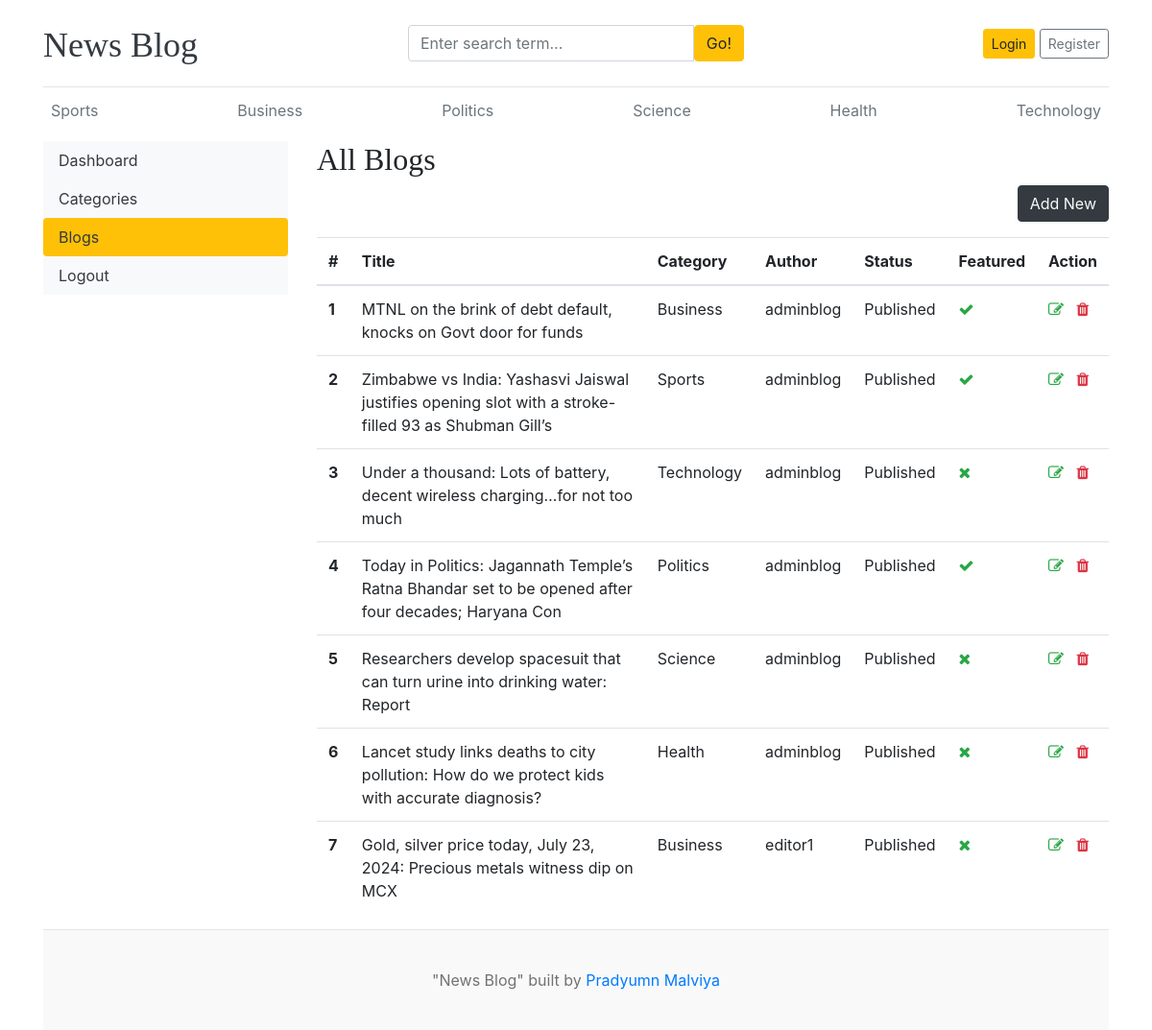
The app's page /dashboard/posts/ with its own data.
### blog_app/models.py (models this page shows, shortened)
class Category(models.Model):
    category_name = models.CharField(max_length=100, unique = True)
    created_at = models.DateTimeField(auto_now_add=True)
    updated_at = models.DateTimeField(auto_now = True)
    class Meta:
        verbose_name_plural = 'categories'
    def __str__(self):
        return self.category_name

class Blog(models.Model):
    title = models.CharField(max_length=100)
    slug = models.SlugField(max_length=100, unique=True, blank=True)
    category = models.ForeignKey(Category, on_delete = models.CASCADE)
    author = models.ForeignKey(User , on_delete = models.CASCADE)
    featured_image = models.ImageField(upload_to='uploads/%Y/%m/%d')
    short_description = models.TextField(max_length=500)
    blog_body = models.TextField(max_length=2000)
    status = models.CharField(choices=STATUS_CHOICES,max_length=10, default=0)
    is_featured = models.BooleanField(default=False)
    created_at = models.DateTimeField(auto_now_add=True)
    updated_at = models.DateTimeField(auto_now = True)

### dashboard/views.py (the view)
# urls.py: path("posts/", views.posts, name = 'posts'),
def posts(request):
    posts = Blog.objects.all()
    context = {
        "posts" : posts,
    }
    return render(request, "Dashboard/posts.html", context)

### blog_app/context_processors.py (called while the page is built)
def get_category(request):
    categories = Category.objects.all()
    return dict(categories = categories)

def get_social_link(request):
    social_link = Social_link.objects.all()
    return dict(social_link = social_link)

### templates/Dashboard/posts.html (shortened to what this page needs)
{% extends 'base.html' %}
{% block content %}
<div class = "row">
{% include 'dashboard/sidebar.html' %}
    <div class = "col-md-9">
        <h2>All Blogs</h2>
        <a href = "{% url 'add_posts' %}" class = "btn btn-dark text-light float-right mb-3">Add New</a>
        <table class="table table-hover">
            <thead>
              <tr>
                <th scope="col">#</th>
                <th scope="col">Title</th>
                <th scope="col">Category</th>
                <th scope="col">Author</th>
                <th scope="col">Status</th>
                <th scope="col">Featured</th>
                <th scope="col">Action</th>
              </tr>
            </thead>
            <tbody>
            {% for post in posts %}
              <tr>
                <th scope="row">{{ forloop.counter }}</th>
                <td>{{ post.title }}</td>
                <td>{{ post.category }}</td>
                <td>{{ post.author }}</td>
                <td>{{ post.status }}</td>
                <td>{%if post.is_featured %}<i class = "fa fa-check text-success"></i>{% else %}<i class = "fa fa-times text-success"></i>{% endif %}</td>
                <td><a href = "{% url 'edit_posts' post.id %}" ><i class = "fa fa-edit text-success"></i></a>
                    <a href = "{% url 'delete_posts' post.id %}" ><i class = "fa fa-trash text-danger"></i></a>
                </td>
              </tr>
              {% endfor %}
            </tbody>
          </table>
    </div>
</div>
{% endblock %}

### templates/base.html (shortened to what this page needs)
{% load static %}
<!DOCTYPE html>
<html lang="en">
<head>
    <link href="https://getbootstrap.com/docs/4.0/dist/css/bootstrap.min.css" rel="stylesheet">
    <link href="{% static 'css/blog.css' %}" rel="stylesheet">
    <link rel="stylesheet" href="https://cdnjs.cloudflare.com/ajax/libs/font-awesome/4.7.0/css/font-awesome.min.css">
  </head>
<body>
    <div class="container">
        <header class="blog-header py-3">
          <div class="row flex-nowrap justify-content-between align-items-center">
            <div class="col-4 pt-1">
              <a class="blog-header-logo text-dark" href="/">News Blog</a>
            </div>
                <div class="col-4">
                    <form action="{% url 'search' %}" method = "GET">
                    <div class="input-group">
                        <input class="form-control" type="text" name = "keyword" value = "{{ keyword }}" placeholder="Enter search term..." aria-label="Enter search term..." aria-describedby="button-search" />
                        <button type = "submit" class="btn btn-warning" id="button-search" type="button">Go!</button>
                    </div>
                    </form>
                </div>
            <div class="col-4 d-flex justify-content-end align-items-center">
              {% if not user.is_authenticated %}
              <a class="btn btn-sm btn-warning" href="{% url 'login' %}">Login</a> &nbsp;
              <a class="btn btn-sm btn-outline-secondary" href="{% url 'register' %}">Register</a>
              {% else %}
              <a class="btn btn-sm btn-warning" href="{% url 'dashboard' %}">Dashboard</a> &nbsp;
              <a class="btn btn-sm btn-warning" href="{% url 'logout' %}">Logout</a> &nbsp;
              {% endif %}
            </div>
          </div>
        </header>
        <div class="nav-scroller py-1 mb-2">
          <nav class="nav d-flex justify-content-between">
            {% for cat in categories %}
            <a class="p-2 text-muted" href="{% url 'posts_by_category' cat.id %}">{{ cat.category_name }}</a>
            {% endfor %}
          </nav>
        </div>
    {% block content %}
    {% endblock %}
    <footer class="blog-footer">
       <p>"News Blog" built by <a href="#">Pradyumn Malviya</a></p>
    </footer>
</body>
</html>

### blogsproject/static/css/blog.css (style rules this page uses)
.blog-header { border-bottom: 1px solid #e5e5e5; }
.blog-header-logo { font-family: "Playfair Display", Georgia, "Times New Roman", serif; font-size: 2.25rem; }
h1, h2, h3, h4, h5, h6 { font-family: "Playfair Display", Georgia, "Times New Roman", serif; }
.blog-footer { padding: 2.5rem 0; color: #727272; text-align: center; background-color: #f9f9f9; border-top: .05rem solid #e5e5e5; }
.blog-footer p:last-child { margin-bottom: 0; }

### records on screen
Category: category_name "Sports"
Category: category_name "Business"
Category: category_name "Politics"
Category: category_name "Science"
Category: category_name "Health"
Category: category_name "Technology"
Blog: title "MTNL on the brink of debt default, knocks on Govt door for funds", category "Business", author "adminblog", status "Published", is_featured True (drawn)
Blog: title "Zimbabwe vs India: Yashasvi Jaiswal justifies opening slot with a stroke-filled 93 as Shubman Gill’s", category "Sports", author "adminblog", status "Published", is_featured True (drawn)
Blog: title "Under a thousand: Lots of battery, decent wireless charging…for not too much", category "Technology", author "adminblog", status "Published", is_featured False (drawn)
Blog: title "Today in Politics: Jagannath Temple’s Ratna Bhandar set to be opened after four decades; Haryana Con", category "Politics", author "adminblog", status "Published", is_featured True (drawn)
Blog: title "Researchers develop spacesuit that can turn urine into drinking water: Report", category "Science", author "adminblog", status "Published", is_featured False (drawn)
Blog: title "Lancet study links deaths to city pollution: How do we protect kids with accurate diagnosis?", category "Health", author "adminblog", status "Published", is_featured False (drawn)
Blog: title "Gold, silver price today, July 23, 2024: Precious metals witness dip on MCX", category "Business", author "editor1", status "Published", is_featured False (drawn)
